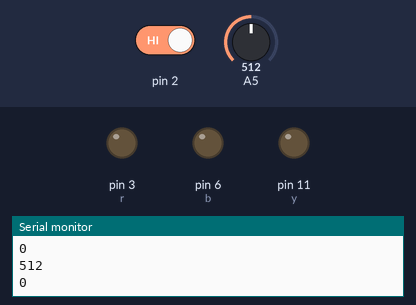
The sketch below on a simulated Arduino Uno, built with avr-gcc and run on an emulated ATmega328P. On the bench: output pins drawn as LEDs (lit = HIGH), the last lines printed to the serial monitor. The inputs (shaded band) are chosen by the test bench; at power-on: A5 = 512, pin 2 HIGH.

Above: at 1.2 s.
1.3 s: A5 set to 317
2.8 s: A5 set to 288
At 3.86 s:
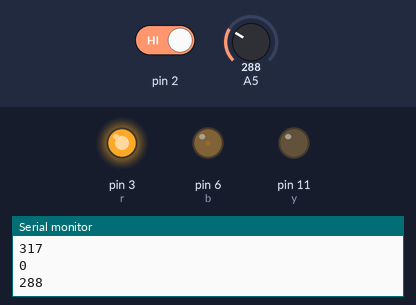
At 4.47 s:
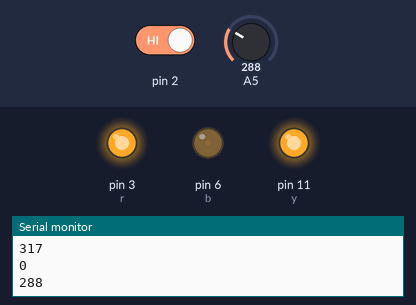
5.8 s: pin 2 driven LOW
At 5.97 s:
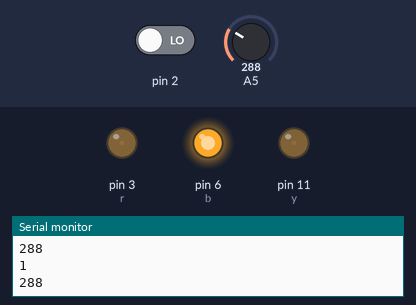
8.8 s: pin 2 driven HIGH
14.8 s: pin 2 driven LOW
Timing chart, 0 to 24.6 s (numbered marks = the images above; inputs shaded):
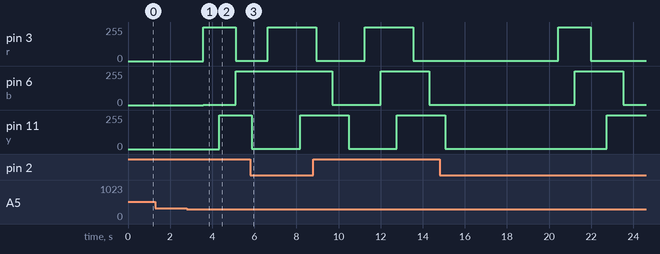

The sketch:

mood_light.ino
```cpp
int r = 3; // Red
int b = 6; // blue
int y = 11; // yellow
int red=0,blue=255,yellow=255;
int dy=500;
int cd=0 , bt=0;
void setup() {
  // initialize digital pin LED_BUILTIN as an output.
  pinMode(r, OUTPUT);
  pinMode(y, OUTPUT);
  pinMode(b, OUTPUT);
  pinMode(2, INPUT); // 버튼
   Serial.begin(9600);
}

// the loop function runs over and over again forever
void loop() {
  if(digitalRead(2) == 0){
    if(bt >13 ){bt=-1;}
    bt++;
    }
  Serial.println(bt);
   cd = analogRead(A5);
  Serial.println(cd);
   if(cd<=300){

    switch(bt){

      case 0: // 기본(랜덤 점등 모드

      for(red=0,blue=255;red<255,blue>=1;red++,blue--){
   analogWrite(r,red);
   analogWrite(b,blue);
   delay(3);
  }
   for(yellow=1;yellow<255;yellow++){
  analogWrite(y,yellow);
   delay(3);
  }
  for(red=255,blue=1;red>=0,blue<255;red--,blue++){
    analogWrite(r,red);
   analogWrite(b,blue);
   delay(3);
  }
   for(yellow=255;yellow>=1;yellow--){
   analogWrite(y,yellow);
  delay(3);
  }

      break;
      case 1: // R-B-Y 순차 점등 모드
       for(red=1;red<255;red++){
  analogWrite(r,red);
   delay(3);
  }
   for(blue=1;blue<255;blue++){
  analogWrite(b,blue);
   delay(3);
  }
   for(yellow=1;yellow<255;yellow++){
  analogWrite(y,yellow);
   delay(3);
  }
  for(red=255;red>=1;red--){
   analogWrite(r,red);
  delay(3);
  }
  for(blue=255;blue>=1;blue--){
   analogWrite(b,blue);
  delay(3);
  }
  for(yellow=255;yellow>=1;yellow--){
   analogWrite(y,yellow);
  delay(3);
  }
      break;
      case 2: //  LED 개별 점등 모드
      for(red=1;red<255;red++){
  analogWrite(r,red);
   delay(3);
  }
  for(red=255;red>=1;red--){
   analogWrite(r,red);
  delay(3);
  }
   for(blue=1;blue<255;blue++){
  analogWrite(b,blue);
   delay(3);
  }
    for(blue=255;blue>=1;blue--){
   analogWrite(b,blue);
  delay(3);
  }
   for(yellow=1;yellow<255;yellow++){
  analogWrite(y,yellow);
   delay(3);
  }
  for(yellow=255;yellow>=1;yellow--){
   analogWrite(y,yellow);
  delay(3);
  }
      break;
      case 3:
    for(red=1;red<255;red++){
  analogWrite(r,red);
   delay(3);
  }
  for(blue=1;blue<255;blue++){
  analogWrite(b,blue);
   delay(3);
  }
  for(red=255;red>=1;red--){
   analogWrite(r,red);
  delay(3);
  }
   for(yellow=1;yellow<255;yellow++){
  analogWrite(y,yellow);
   delay(3);
  }
    for(blue=255;blue>=1;blue--){
   analogWrite(b,blue);
  delay(3);
  }
  for(yellow=255;yellow>=1;yellow--){
   analogWrite(y,yellow);
  delay(3);
  }
      break;
      case 4://LED 동시 점등 모드
       for(red=0,blue=0,yellow=0;red<255,blue<255,yellow<255;red++,blue++,yellow++){
   analogWrite(r,red);
   analogWrite(b,blue);
   analogWrite(y,yellow);
   delay(3);
  }
  for(red=255,blue=255,yellow=255;red>=0,blue>=0;red--,blue--,yellow--){
    analogWrite(r,red);
   analogWrite(b,blue);
   analogWrite(y,yellow);
   delay(3);
  }
      break;
      case 5: // 분홍 LED 숨쉬기 모드
       digitalWrite(y,LOW);
      digitalWrite(b,LOW);
      for(red=1;red<255;red++){
  analogWrite(r,red);
   delay(3);
  }
  for(red=255;red>=1;red--){
   analogWrite(r,red);
  delay(3);
  }
      break;
      case 6: // 블루LED 숨쉬기모드
      digitalWrite(r,LOW);
      digitalWrite(y,LOW);
       for(blue=1;blue<255;blue++){
  analogWrite(b,blue);
   delay(3);
  }
  for(blue=255;blue>=1;blue--){
   analogWrite(b,blue);
  delay(3);
  }
      break;

      case 7: // 노란 LED  숨쉬기모드
      digitalWrite(r,LOW);
      digitalWrite(b,LOW);
       for(yellow=1;yellow<255;yellow++){
  analogWrite(y,yellow);
   delay(3);
  }
  for(yellow=255;yellow>=1;yellow--){
   analogWrite(y,yellow);
  delay(3);
  }
      break;

      case 8:// LED 분홍 점등
      analogWrite(r,255);
      break;

      case 9:// LED 블루 점등
      analogWrite(b,255);
      break;

      case 10:// LED 노랑 점등
     analogWrite(y,255);
      break;

      case 11:
       analogWrite(r,255);
        analogWrite(b,255);
      break;
      /*
      case 12:
      analogWrite(r,255);
        analogWrite(y,255);
      break
      case 13:
         analogWrite(b,255);
        analogWrite(y,255);
      break;
      */
    }

   }else{//  주변이 밝을 경우 LED off
     analogWrite(r,0);
   analogWrite(b,0);
   analogWrite(y,0);
   bt=0;
    } // on off 체크 구문 종료
}// roop문 종료
```

Measured:
- the behaviour switches between 301 and 300 on A5 (found by bisection; images 0 and 1)
- after the input at 2.8 s, pin 3 (r): 0/255 → 254/255 after 0.78 s, → 2/255 1.5 s later; pin 6 (b): 0/255 → 1/255 after 0.78 s, → 254/255 1.5 s later; pin 11 (y): 0/255 → 254/255 after 1.5 s
- after the input at 5.8 s, pin 6 (b): stays 254/255 (without the input it goes to 1/255 after 0.85 s); pin 11 (y): goes on until 5.9 s, then stays 1/255
